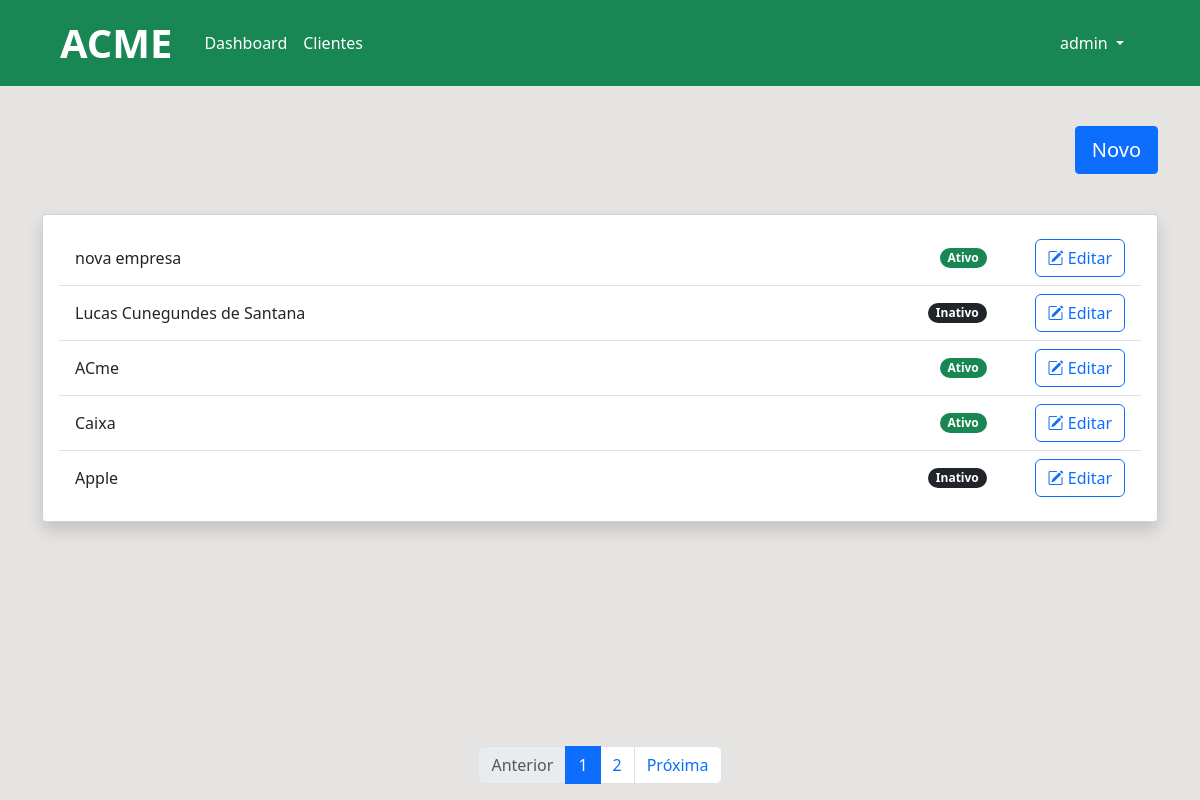
The app's page / (signed in), older data.
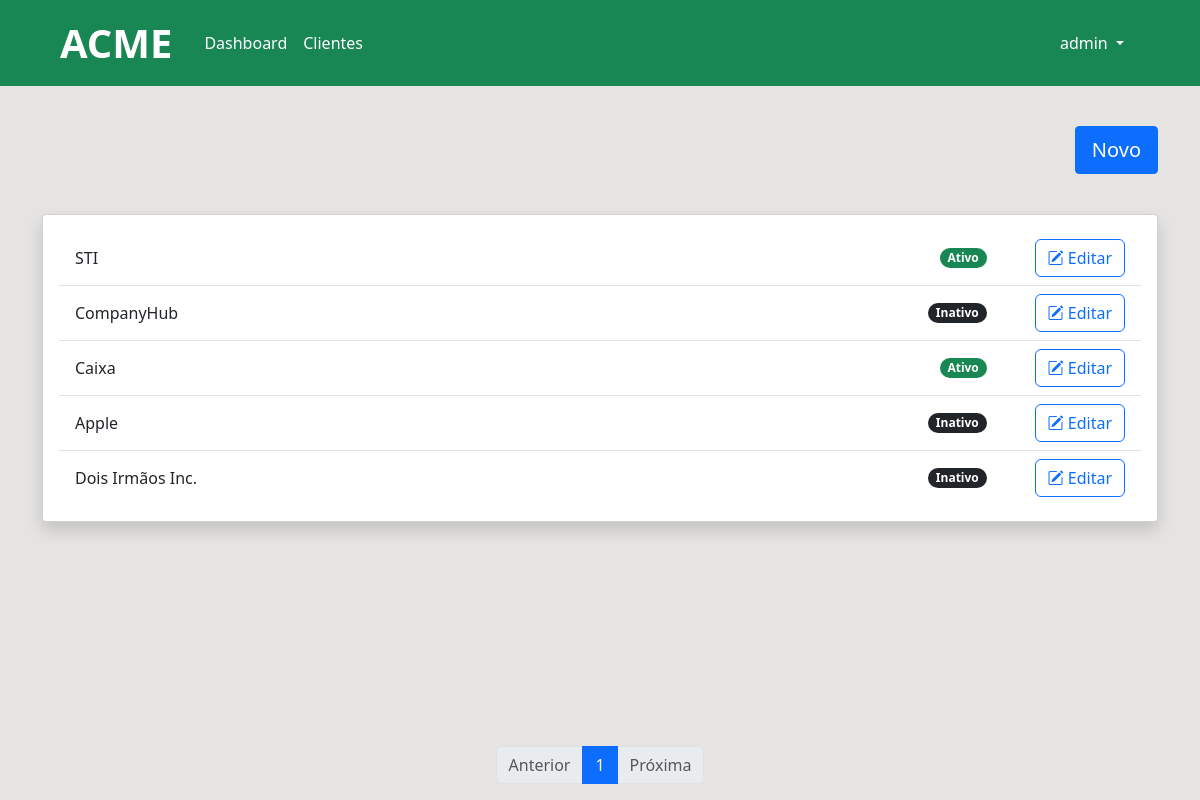
The same page, newer data.
### dashboard/models.py (models this page shows, shortened)
class Empresas(models.Model):
    STATUS = (
        ('Inativo', 'Inativo'),
        ('Ativo', 'Ativo'),
    )
    name = models.CharField(max_length=300)
    Cnpj = models.TextField()
    active = models.CharField(
        max_length=8,
        choices=STATUS,
        default='Inativo'
    )
    created_at = models.DateTimeField(auto_now_add=True)
    updated_at = models.DateTimeField(auto_now=True)

### dashboard/views.py (the view)
# urls.py: path('', views.dashboard, name='dashboard'),
@login_required
def dashboard(request):
    empresas_list = Empresas.objects.all().order_by('-created_at')
    paginator = Paginator(empresas_list, 5)
    page = request.GET.get('page')
    empresas = paginator.get_page(page)
    return render(request, 'dashboard/dashboard.html', {'empresas': empresas})

### dashboard/templates/dashboard/dashboard.html (shortened to what this page needs)
{% extends 'base.html' %}
{% block content %}
<div class="container d-flex flex-column justify-content-center align-items-end">
    <div class="align-self-end mb-3">
      <a href="/novaempresa/">
        <button class="btn btn-primary btn-lg rounded-1 mb-4 mt-3" type="submit">Novo</button>
      </a>
    </div>
    <div class="d-flex flex-column w-100">
      <div class="card mb-3 shadow ms-auto rounded-1 flex-grow-1" style="width: 100%;">
        <div class="card-body">
          <ul class="list-group list-group-flush">
            {% for empresa in empresas %}
            <li class="list-group-item d-inline-flex align-items-center gap-5">
              <p class="flex-grow-1 mb-0">
                {{empresa.name}}
              </p>
              {% if empresa.active == 'Ativo' %}
              <span class="badge rounded-pill bg-success">{{empresa.active}}</span>
              {% else %}
              <span class="badge rounded-pill bg-dark">{{empresa.active}}</span>
              {% endif %}
              <a href = "/viewempresa/{{empresa.id}}">
                <button class="btn btn-outline-primary" type="submit">
                  <i class="bi bi-pencil-square"></i>
                  Editar
                </button>
              </a>
            </li>
            {% endfor %}
          </ul>
        </div>
      </div>
      <div class="d-flex justify-content-center align-items-center fixed-bottom flex-shrink-0 mt-3">
        <nav aria-label="Page navigation example">
          <ul class="pagination">
            {% if empresas.has_previous %}
            <li class="page-item"><a class="page-link" href="?page={{ empresas.previous_page_number }}">Anterior</a></li>
            {% else %}
            <li class="page-item disabled"><span class="page-link">Anterior</span></li>
            {% endif %}
            {% for i in empresas.paginator.page_range %}
            {% if empresas.number == i %}
            <li class="page-item"><a class="page-link active" href="?page={{ i }}">{{ i }}</a></li>
            {% elif i > empresas.number|add:'-3' and i < empresas.number|add:'3' %}
            <li class="page-item"><a class="page-link" href="?page={{ i }}">{{ i }}</a></li>
            {% endif %}
            {% endfor %}
            {% if empresas.has_next %}
            <li class="page-item"><a class="page-link" href="?page={{ empresas.next_page_number }}">Próxima</a></li>
            {% else %}
            <li class="page-item disabled"><span class="page-link">Próxima</span></li>
            {% endif %}
          </ul>
        </nav>
      </div>
    </div>
  </div>
{% endblock %}

### dashboard/templates/base.html (shortened to what this page needs)
{% load static %}
{% load crispy_forms_tags %}
<!DOCTYPE html>
<html lang="en">
<head>
    <link href="https://cdn.jsdelivr.net/npm/bootstrap@5.3.0-alpha3/dist/css/bootstrap.min.css" rel="stylesheet">
    <link rel="stylesheet" href="https://cdn.jsdelivr.net/npm/bootstrap-icons@1.10.5/font/bootstrap-icons.css">
    <link rel="stylesheet" href="{% static 'css/style.css' %}">
</head>
<body>
    <div class="container-fluid p-0">
        <header>
            <nav class="navbar navbar-expand-lg bg-success mb-4">
                <div class="container-fluid">
                  <a class="navbar-brand text-white fs-1 fw-semibold ms-5" href="/">ACME</a>
                  <div class="collapse navbar-collapse fw-light p-2 " id="navbarNavDropdown">
                    <ul class="navbar-nav me-auto">
                      <li class="nav-item">
                        <a class="nav-link active text-white" aria-current="page" href="#">Dashboard</a>
                      </li>
                      <li class="nav-item">
                        <a class="nav-link text-white" href="#">Clientes</a>
                      </li>
                    </ul>
                    <ul class="navbar-nav ms-auto me-5">
                      {% if user.is_authenticated %}
                        <li class="nav-item dropdown">
                          <a class="nav-link dropdown-toggle text-white" role="button" data-bs-toggle="dropdown" aria-expanded="false">
                            {{ user.username }}
                          </a>
                        </li>
                      {% endif %}
                    </ul>
                  </div>
                </div>
              </nav>
        </header>
        {% block content %}
        {% endblock %}
    </div>
</body>
</html>

### dashboard/static/css/style.css (style rules this page uses)
body { background-color: #E5E4E2; }

Row changes from the older to the newer data that the page shows:
removed Empresas: name "nova empresa", active "Ativo"
removed Empresas: name "Lucas Cunegundes de Santana", active "Inativo"
removed Empresas: name "ACme", active "Ativo"
added Empresas: name "STI", active "Ativo"
added Empresas: name "CompanyHub", active "Inativo"
now on this page (row unchanged): Empresas: name "Dois Irmãos Inc.", active "Inativo"
Text that changed along with them:
list line gone: "2"
